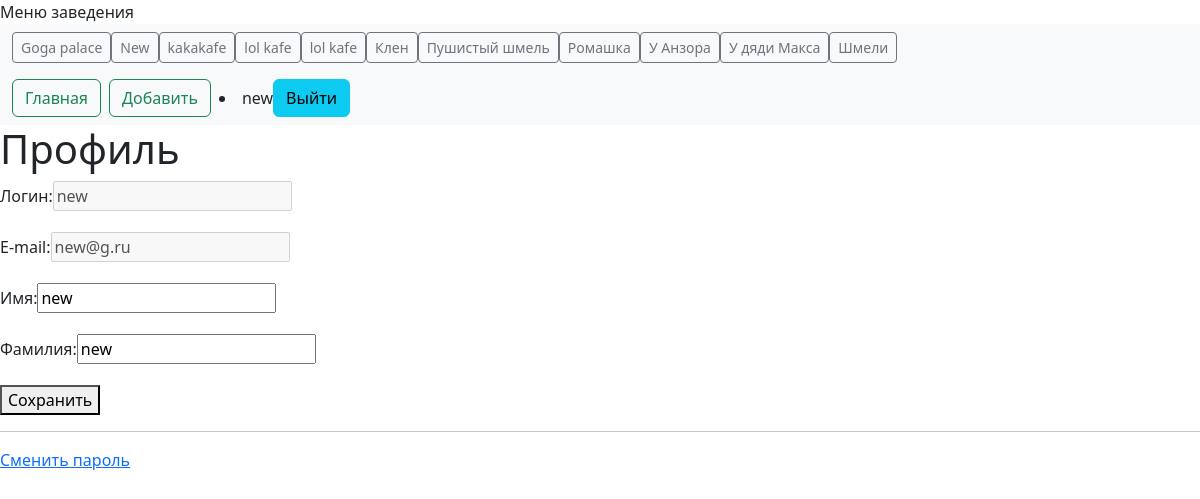
Page /users/profile/ (signed in) on the committed database.
### dishlist/models.py (models this page shows, shortened)
class Place(models.Model):
    title_place = models.CharField(max_length=150, db_index=True, verbose_name='Заведение')
    author = models.ForeignKey(get_user_model(), on_delete=models.SET_NULL, related_name='place_author', null=True,
                               default=None)
    place_info = models.OneToOneField('PlaceInfo', on_delete=models.SET_NULL, null=True, blank=True, related_name='place_info_reverse')
    def get_absolute_url(self):
        return reverse('dashboard_menu', kwargs={"place_id": self.pk})
    class Meta:
        verbose_name = 'Заведение'
        verbose_name_plural = 'Заведения'
        ordering = ['title_place']

### users/views.py (the view, shortened to what this page needs)
# urls.py: path('profile/', views.ProfileUser.as_view(), name='profile'),
class ProfileUser(LoginRequiredMixin, UpdateView):
    model = get_user_model()
    form_class = ProfileUserForm
    template_name = 'users/profile.html'
    extra_context = {'title': "Профиль пользователя"}
    def get_object(self, queryset=None):
        return self.request.user

### users/forms.py
class ProfileUserForm(forms.ModelForm):
    username = forms.CharField(disabled=True, label='Логин', widget=forms.TextInput(attrs={'class': 'form-input'}))
    email = forms.CharField(disabled=True, label='E-mail', widget=forms.TextInput(attrs={'class': 'form-input'}))
    class Meta:
        model = get_user_model()
        fields = ['username', 'email', 'first_name', 'last_name']
        labels = {
            'first_name': 'Имя',
            'last_name': 'Фамилия',
        }
        widgets = {
            'first_name': forms.TextInput(attrs={'class': 'form-input'}),
            'last_name': forms.TextInput(attrs={'class': 'form-input'}),
        }

### dishlist/templatetags/dish_tags.py (called while the page is built)
@register.simple_tag()
def get_categories():
    return Category.objects.all()

@register.simple_tag()
def get_places():
    return Place.objects.all()

@register.inclusion_tag('dishlist/list_places.html')
def show_places():
    place = Place.objects.all()
    return {"place": place}

### users/templates/users/profile.html (shortened to what this page needs)
{% extends 'base.html' %}
{% block content %}
<h1>Профиль</h1>
<form method="post">
    {% for f in form %}
    <p><label class="form-label" for="{{ f.id_for_label }}">{{f.label}}: </label>{{ f }}</p>
    {% endfor %}
    <p><button type="submit">Сохранить</button></p>
</form>
<hr>
<p><a href="{% url 'users:password_change' %}">Сменить пароль</a></p>
{% endblock %}

### dishlist/templates/dishlist/list_places.html
<nav class="navbar bg-body-tertiary">
  <form class="container-fluid justify-content-start">
    {% for item in place %}
    <button class="btn btn-sm btn-outline-secondary" type="button">
      <a class="nav-link active" aria-current="page" href="{{ item.get_absolute_url }}">{{ item.title_place }}</a>
    </button>
    {% endfor %}
  </form>
</nav>

### templates/inc/_nav.html (shortened to what this page needs)
{% load dish_tags %}
<nav class="navbar bg-body-tertiary">
  <form class="container-fluid justify-content-start">
    <button class="btn btn-outline-success me-2" type="button">
      <a class="nav-link active" aria-current="page" href="{% url 'home' %}">Главная</a>
    </button>
    <button class="btn btn-outline-success me-2" type="button">
      <a class="nav-link active" aria-current="page" href="{% url 'add_dishes_place' %}">Добавить</a>
    </button>
    {% if user.is_authenticated %}
    <li class="last">{{user.username}}</li><button class="btn btn-info" type="button">
      <a class="nav-link active" aria-current="page" href="{% url 'users:logout' %}">Выйти</a>
    </button>
    {% endif %}
  </form>
</nav>

### rows in the picture
Place: title_place "Goga palace"
Place: title_place "New"
Place: title_place "kakakafe"
Place: title_place "lol kafe"
Place: title_place "lol kafe"
Place: title_place "Клен"
Place: title_place "Пушистый шмель"
Place: title_place "Ромашка"
Place: title_place "У Анзора"
Place: title_place "У дяди Макса"
Place: title_place "Шмели"

### other values in the picture
{{ user.username }} "new"
{{ f.label }} "Логин" "E-mail" "Имя" "Фамилия"
